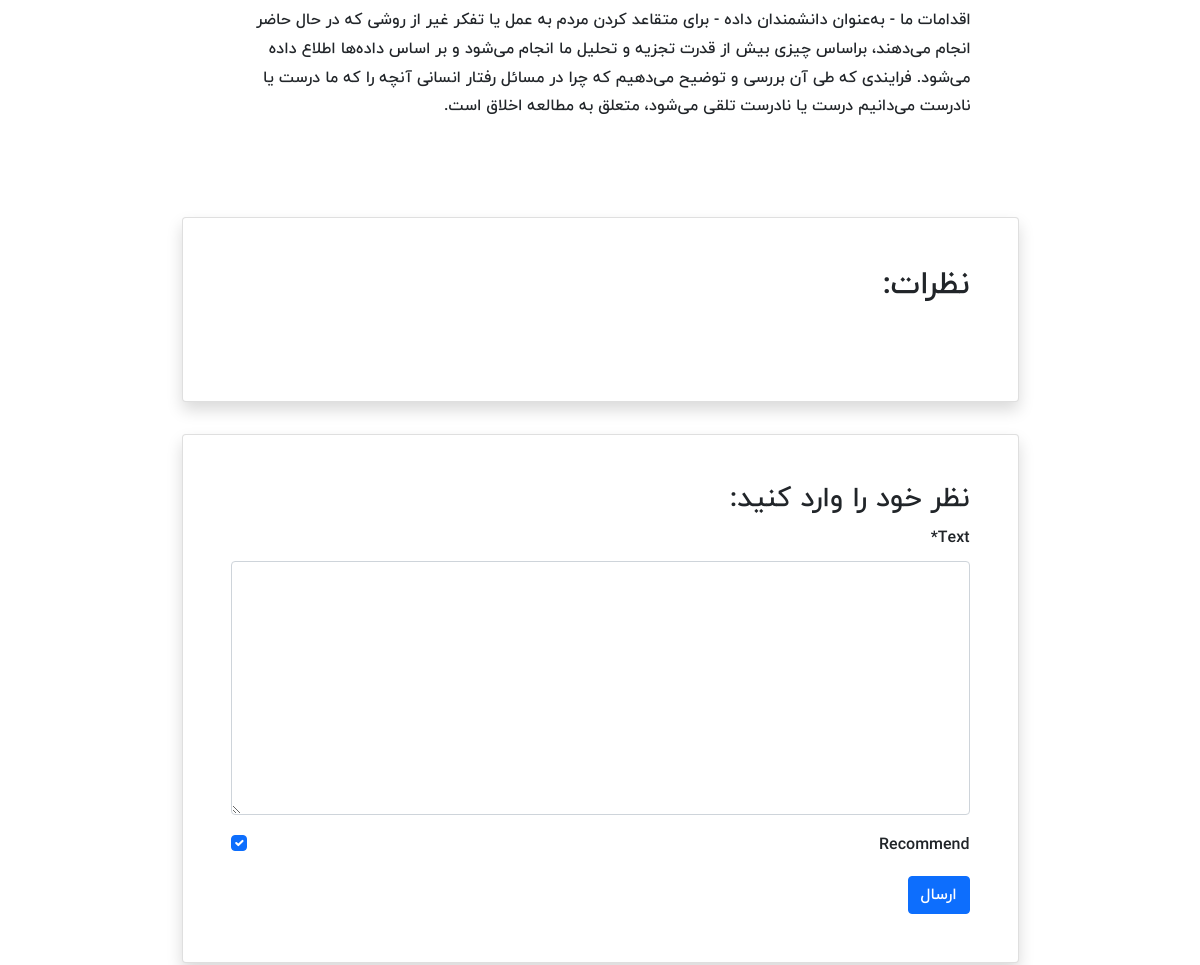
The app's page /books/1/ (signed in, middle part), older data.
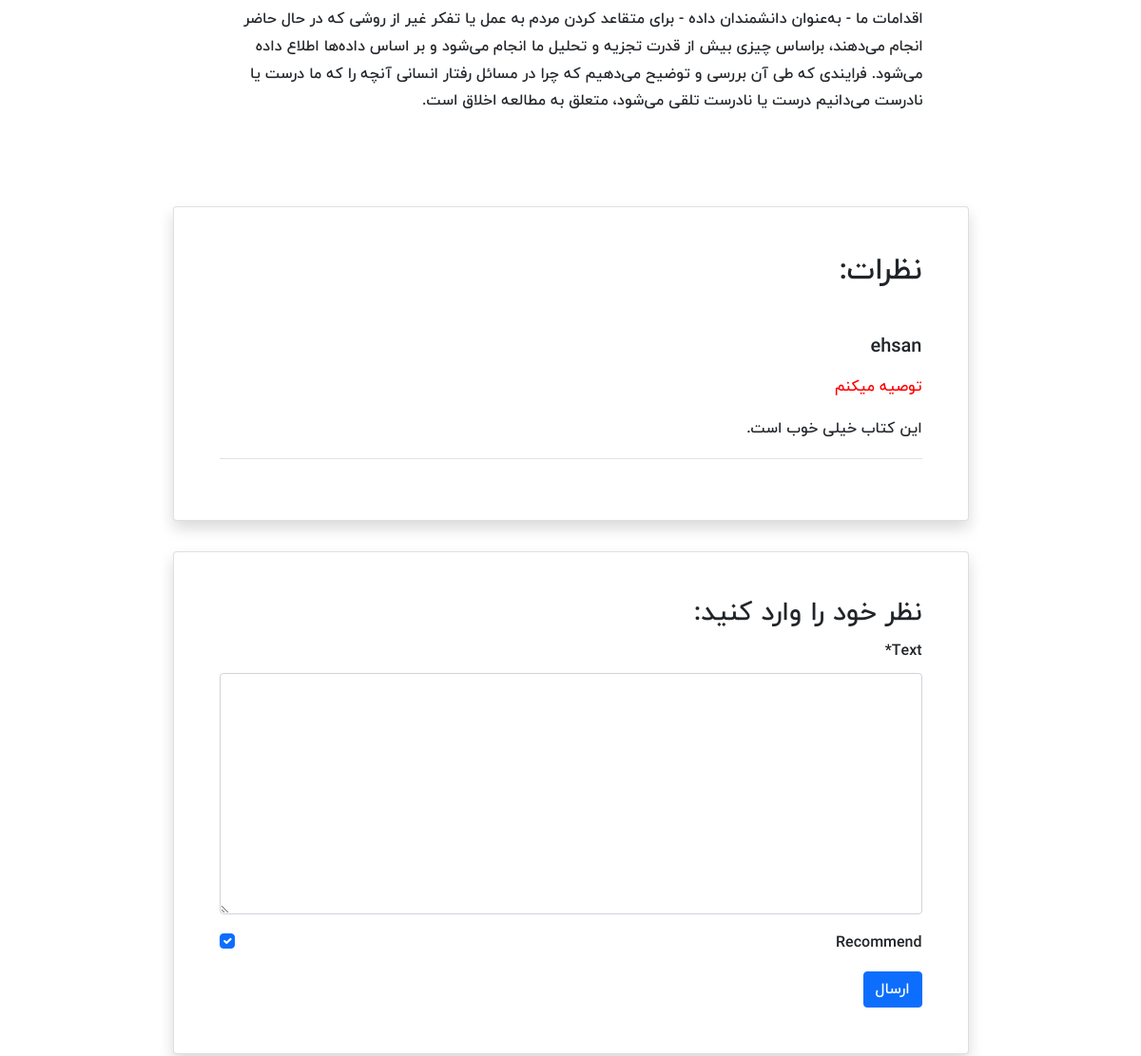
The same page, newer data.
### books/models.py (models this page shows, shortened)
class Comment(models.Model):
    user = models.ForeignKey(get_user_model(), on_delete=models.CASCADE)
    book = models.ForeignKey(Book, on_delete=models.CASCADE, related_name='comments')
    text = models.TextField()
    datetime_created = models.DateTimeField(auto_now_add=True)
    is_active = models.BooleanField(default=True)
    recommend = models.BooleanField(default=True)

### accounts/models.py (models this page shows)
class CustomUser(AbstractUser):
    age = models.PositiveIntegerField(null=True, blank=True)

### books/views.py (the view)
# urls.py: path('<int:pk>/', book_detail_view, name='book_detail'),
@login_required
def book_detail_view(request, pk):
    book = get_object_or_404(Book, pk=pk)
    is_favourite = False
    book_comments = book.comments.all()
    if book.favourite.filter(pk=request.user.id).exists():
        is_favourite = True
    if request.method == 'POST':
        comment_form = CommentForm(request.POST)
        if comment_form.is_valid():
            new_comment = comment_form.save(commit=False)
            new_comment.book = book
            new_comment.user = request.user
            comment_form.save()
            comment_form = CommentForm()
    else:
        comment_form = CommentForm()
    return render(request, 'books/book_detail.html',
                  {'book': book, 'comments': book_comments, 'comment_form': comment_form, 'is_favourite': is_favourite})

### books/forms.py
class CommentForm(forms.ModelForm):
    class Meta:
        model = Comment
        fields = ['text', 'recommend', ]

### books/templates/books/book_detail.html (shortened to what this page needs)
{% extends '_base.html' %}
{% load crispy_forms_tags %}
{% block content %}
    <div class="container mt-5" dir="rtl">
        <div class="">
            <div class="">
                <div class="d-flex justify-content-center">
                    <div class="my-3 p-5 w-sm-75 w-100">
                        {{ book.description | linebreaks }}
                    </div>
                </div>
                <div class="d-flex justify-content-center">
                    <div class="card shadow my-3 p-5 w-sm-75 w-100">
                        <h2 class="mb-5">نظرات:</h2>
                        {% for comment in comments %}
                            {% if comment.is_active %}
                                <div class="border-bottom mb-3">
                                    <h5 class="mb-3">{{ comment.user.username }}</h5>
                                    {% if comment.recommend %}
                                        <p style="color: red">توصیه میکنم</p>
                                    {% else %}
                                        <p style="color: red">توصیه نمیکنم</p>
                                    {% endif %}
                                    <p>{{ comment.text | linebreaks }}</p>
                                </div>
                            {% endif %}
                        {% endfor %}
                    </div>
                </div>
                <div class="d-flex justify-content-center">
                    <div class="card shadow my-3 p-5 w-sm-75 w-100">
                        <h3>نظر خود را وارد کنید:</h3>
                        <form method="POST">
                            {{ comment_form | crispy }}
                            <button type="submit" class="btn btn-primary">ارسال</button>
                        </form>
                    </div>
                </div>
            </div>
        </div>
    </div>
{% endblock content %}

Row changes from the older to the newer data that the page shows:
added Comment: user.username "ehsan", recommend "توصیه میکنم", text "این کتاب خیلی خوب است."
